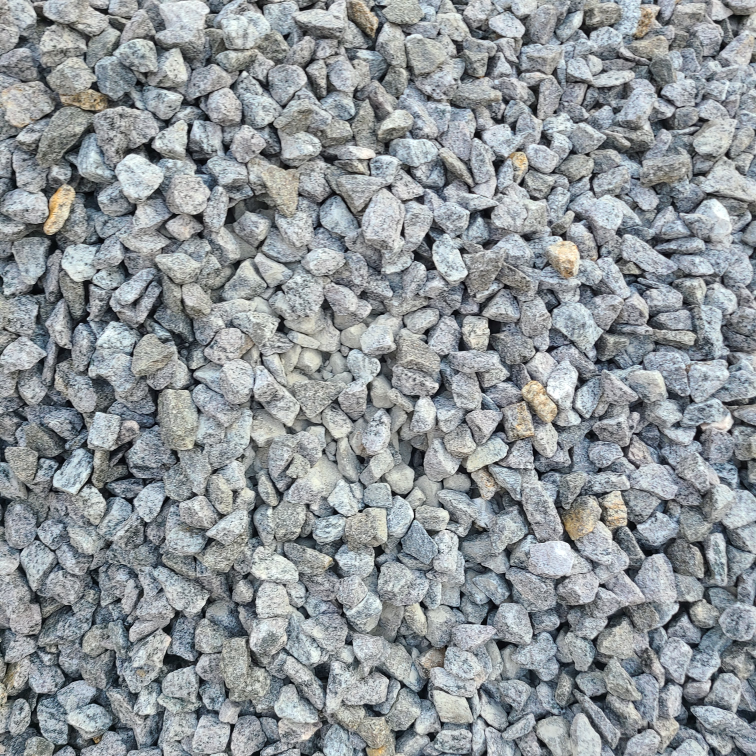
#> input picture Plots/Sample_Image.jpg, 3024 x 3024 px (shown at 1/4 size)
$ jupyter execute --allow-errors 'ML_Code - DEV.ipynb'   (shell and % lines are left out)
#> lines starting #> are read from the running program, lines starting #| are printed output that depends on the picture
[cell 1]
from google.colab import drive
drive.mount('/content/drive')

[cell 2]
%cd 'drive/MyDrive/Soil Classification Project/IMaT_Data/Soil_Classification_Project_extended/'

[cell 3]
# Preprocessing on dataset
import cv2 as cv
import zlib
import base64
import numpy as np
import os
import pandas as pd
from tqdm import tqdm
from itertools import product
import datetime as dt
import ast
#import empiricaldist
#from scipy.signal import hamming
import math as mt
import scipy
import statistics as st
from time import time

# Visualizations
import matplotlib.pyplot as plt
from matplotlib.patches import Rectangle
import seaborn as sns

# Machine Learning
from sklearn.ensemble import AdaBoostClassifier
from sklearn.tree import DecisionTreeClassifier
from xgboost import XGBClassifier
from sklearn.ensemble import RandomForestClassifier

from sklearn.model_selection import train_test_split
from sklearn.model_selection import GridSearchCV

#Deep Learning
#import tensorflow as tf
#import tensorflow_hub as hub
#import keras

# Metrics
from sklearn.metrics import accuracy_score
from sklearn.metrics import classification_report
from sklearn.metrics import confusion_matrix
from sklearn.metrics import precision_score
from sklearn.metrics import recall_score
from sklearn.metrics import fbeta_score
from sklearn.metrics import f1_score, make_scorer
# Parameter tuning

# Variables to run
#tf.config.run_functions_eagerly(True)
#tf.experimental.numpy.experimental_enable_numpy_behavior()

[cell 4]
# 1. Color image
img=cv.imread('Plots/Sample_Image.jpg')
#> img is the input picture: shape (3024, 3024, 3); mean B, G, R 152.9, 149.5, 143.4

col_img=cv.cvtColor(img, cv.COLOR_BGR2RGB)

plt.figure(figsize=(5,3))
plt.imshow(col_img, cmap='gray')

[cell 5]
# 2. Grayscale and resizing
plt.figure(figsize=(5,3))
img_gray=cv.cvtColor(col_img, cv.COLOR_RGB2GRAY)
img_gray=cv.resize(img_gray, (500,500))
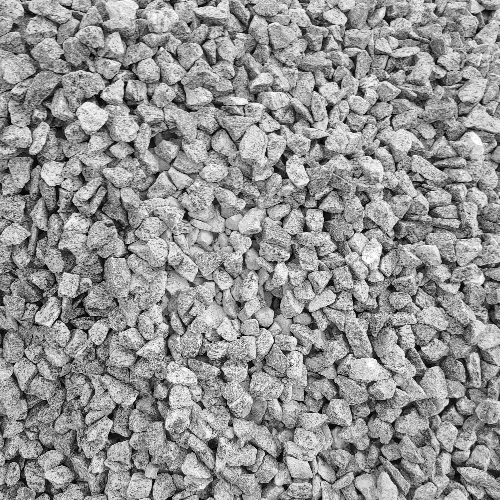
#> img_gray: shape (500, 500); min 0, max 255, mean 147.9

#saving gray image
cv.imwrite('Plots/2.gray_image.jpg', img_gray)
plt.imshow(img_gray, cmap='gray')

[cell 6]
# 3. Histogram Equalization
hist_img=cv.equalizeHist(img_gray)
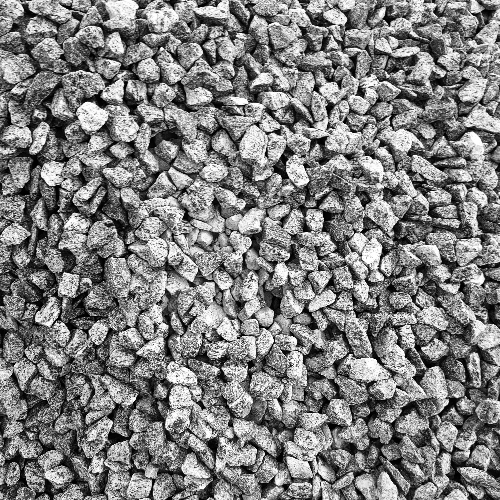
#> hist_img: shape (500, 500); min 0, max 255, mean 128.2
plt.figure(figsize=(5,3))

#saving hist equa image
cv.imwrite('Plots/3.hist_image.jpg', hist_img)
plt.imshow(hist_img, cmap='gray')

[cell 7]
# 4. Blending (0.3,0.7)
blended_img = 0.3*img_gray + 0.7*hist_img
plt.figure(figsize=(5,3))

#saving image
cv.imwrite('Plots/4.blended_image.jpg', blended_img)
plt.imshow(blended_img, cmap='gray')

[cell 8]
# 5. Image sharpening
alpha=2.5
beta=-1.5
gamma=0
sigma=2
img_blur=cv.GaussianBlur(blended_img, (5,5), sigma)
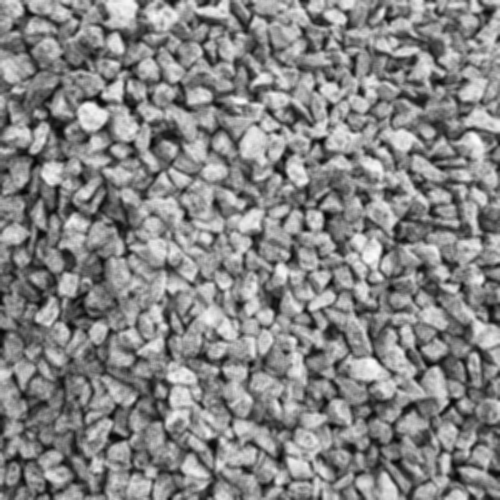
#> img_blur: shape (500, 500) float64; min 4.08, max 253.4, mean 134.1
img_sharp=cv.addWeighted(blended_img, alpha, img_blur, beta, gamma)
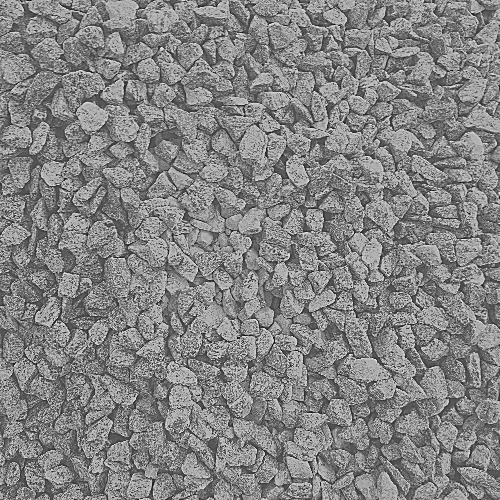
#> img_sharp: shape (500, 500) float64; min -227.9, max 466.2, mean 134.1; drawn with min black and max white

plt.figure(figsize=(5,3))

#saving image
cv.imwrite('Plots/5.sharp_image.jpg', img_sharp)
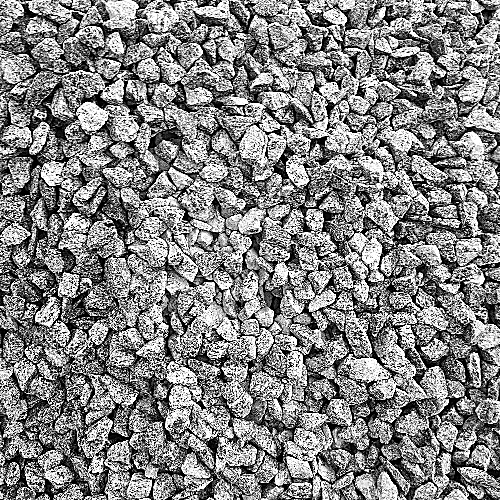
#> saved as 5.sharp_image.jpg: shape (500, 500); min 0, max 255, mean 133
plt.imshow(img_sharp, cmap='gray')

[cell 9]
# 6. Sharp/Unsharp Blending
sharp_blend_img=0*img_sharp + 1*img_blur
plt.figure(figsize=(5,3))

#saving image
cv.imwrite('Plots/6.sharp_unsharp_image.jpg', sharp_blend_img)
plt.imshow(sharp_blend_img, cmap='gray')

[cell 10]
# 7. Canny
sharp_blend_img=np.uint8(sharp_blend_img)
canny_img = cv.Canny(sharp_blend_img, 100, 300, L2gradient=True)
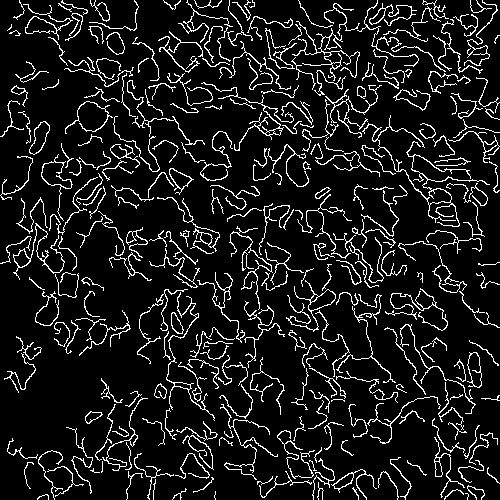
#> canny_img: shape (500, 500); 10.3% white in thin lines or dots
plt.figure(figsize=(5,3))

#saving image
cv.imwrite('Plots/7.canny_image.jpg', canny_img)
plt.imshow(canny_img, cmap='gray')

[cell 11]
# 8. Fourier Transform
dft = cv.dft(np.float32(sharp_blend_img), flags=cv.DFT_COMPLEX_OUTPUT)
dft_shifted = np.fft.fftshift(dft)  # Shift the zero frequency component to the center

# Calculate the magnitude spectrum
magnitude_spectrum = 20 * np.log(cv.magnitude(dft_shifted[:, :, 0], dft_shifted[:, :, 1]))
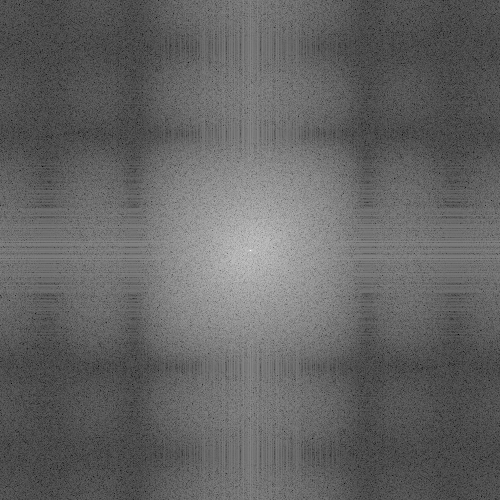
#> magnitude_spectrum: shape (500, 500) float32; min -6.75, max 346.5, mean 131.9; drawn with min black and max white
plt.figure(figsize=(5,3))

#saving image
cv.imwrite('Plots/8.fourier_image.jpg', magnitude_spectrum)
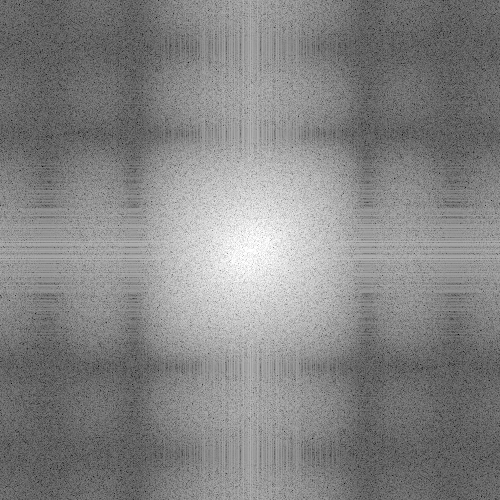
#> saved as 8.fourier_image.jpg: shape (500, 500); min 0, max 255, mean 131.9
plt.imshow(magnitude_spectrum, cmap='gray')

#> (a cell that did not finish here is left out)

Color image -> Conv to grayscale -> Resizing -> Histogram Equalization -> Blending -> Image Sharpening -> Sharu/Unsharp Blending -> Canny Edge detection -> Fourier Transform -> Length Thresholding

[cell 13]
# Feature Engineering Functions

# [48 lines left out: functions get_color, get_fourier_radius, not called in this run]

def get_fourier_distribution(fourier_image):
    return [np.percentile(fourier_image, perc) for perc in range(10, 101, 10)]

'''def apply_window(image):
    # Get the image size
    h, w = image.shape
    # Generate Hamming window
    window = np.outer(hamming(h), hamming(w))
    # Apply window
    return image * window'''

# [145 lines left out: functions get_sharpened_image, get_fourier, remove_small_skeletons, crop_to_square, add_patch, not called in this run]

## Extra Functions

[cell 14]
def generate_perc_dist_columns(perc_distance=5, color_cols=True, fourier=True):
#> called with perc_distance = 1, color_cols = True, fourier = True
    col_names=['perc_'+str(dist) for dist in range(1,101,perc_distance)]
    col_names.append('mode')
    #col_names.append('distance')

    if color_cols == True:
        for c in range(10,101,10):
            col_names.append('color_percentile_'+str(c))
    if fourier==True:
        for four_ in range(10,101,10):
            col_names.append('fourier_distribution_'+str(four_))
        col_names.append('fourier_median')
    return col_names

[cell 15]
# [57 lines left out: function preprocess_v2, not called in this run]

[cell 16]
# [25 lines left out: function preprocess, not called in this run]

[cell 17]
# [15 lines left out: function get_pixel_sum, not called in this run]

[cell 18]
# Correct get pixel sum function
# [27 lines left out: function get_pixel_sum_v2, not called in this run]

[cell 19]
# [36 lines left out: functions get_percentiles_distance, get_distances, not called in this run]

[cell 20]
# [13 lines left out: function get_metrics, not called in this run]

def get_data(path, col_name):
    df=pd.read_parquet(path)
    return df[col_name]

[cell 21]
# Making the dataframe
names=generate_perc_dist_columns(perc_distance=1)
extras=['class', 'image_name', 'no_of_connected_components', 'kept_components','distance']
names.extend(extras)
#names_test=generate_perc_dist_columns()
#names_train.append('class')

working_df_train = pd.DataFrame(columns=names)
working_df_test = pd.DataFrame(columns=names)

# Creating dataframe copies to use in loop
working_df_train_batch=pd.DataFrame(columns=names[:-1])
working_df_test_batch=pd.DataFrame(columns=names[:-1])

## Main Parameter Tuning starts here

[cell 22]
# MASTER PARAM LIST
# Parameters to test

# These kernel shapes have to be multiples of 50
kernel_shapes = [10,20,35]

# These blending ratios are for hist equa and image sharpening
blending_ratios = [(0, 1), (0.1, 0.9), (0.2, 0.8), (0.3, 0.7), (0.4, 0.6), (0.5, 0.5), (0.6, 0.4), (0.7,0.3), (0.8,0.2), (0.9,0.1),
            (1, 0)]
canny_x=list(range(100,301,100))
canny_y=list(range(200,801,100))

alphas=[1.5,2.5,3.5]
betas=[-0.3,-0.5,-1.5]
gammas=list(range(10,60,10))
sigmas=list(range(2,10,2))
Tlengths=list(range(5,50,10))
rads=list(range(10,101,10))

combine_canny=[]
for a in canny_x:
    for b in canny_y:
        combine_canny.append((a,b))

all_parameters= list(product(kernel_shapes, blending_ratios, combine_canny, alphas, betas, gammas, sigmas, Tlengths, rads))
